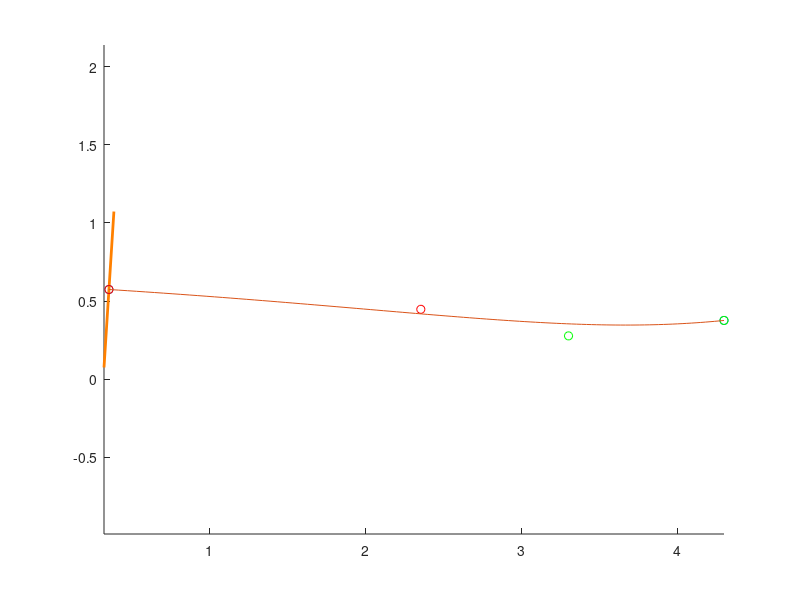

Reproduce this figure in MATLAB.
goal_location = [1 1];
theta = rand()*.7-.35;
while norm(goal_location) > 1
    goal_location = [rand() rand()];
end

target_pos = [4 0];
final_pos = [0 0];
final_theta = rand()*.5-.25;
while norm(final_pos-target_pos) > 1
    final_pos = [rand()-.5 rand()-.5]+target_pos;
end

goal_width = 1;
hold on
plot([goal_location(1)-goal_width/2*cos(theta-pi/2) goal_location(1)+goal_width/2*cos(theta-pi/2)],[goal_location(2)-goal_width/2*sin(theta-pi/2) goal_location(2)+goal_width/2*sin(theta-pi/2)],'Color',[1 .5 0],'Linewidth',2)
scatter([final_pos(1) goal_location(1)],[final_pos(2) goal_location(2)])

v1 = 1;
v2 = 2;

p1 = final_pos;
p2 = final_pos-v1*[cos(final_theta) sin(final_theta)];
p3 = goal_location+v2*[cos(theta) sin(theta)];
p4 = goal_location;
pts = [p1; p2; p3; p4];
scatter(pts(1:2,1),pts(1:2,2),'g')
scatter(pts(3:4,1),pts(3:4,2),'r')
t = 0:.01:1;
s1 = (1-t).^3*p1(1)+3*(1-t).^2.*t*p2(1)+3*(1-t).*t.^2*p3(1)+t.^3*p4(1);
s2 = (1-t).^3*p1(2)+3*(1-t).^2.*t*p2(2)+3*(1-t).*t.^2*p3(2)+t.^3*p4(2);
plot(s1,s2)
axis equal

